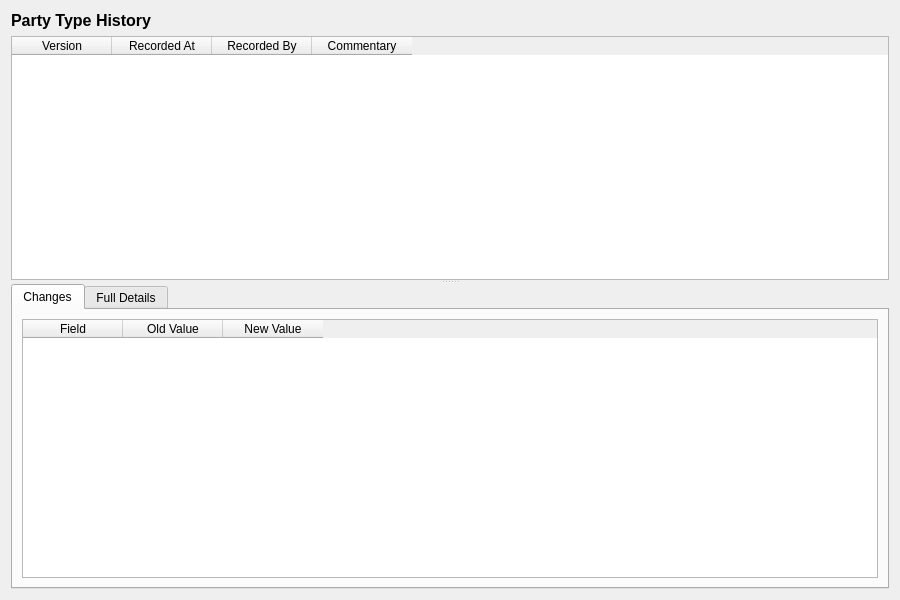
<?xml version="1.0" encoding="UTF-8"?>
<ui version="4.0">
 <class>PartyTypeHistoryDialog</class>
 <widget class="QWidget" name="PartyTypeHistoryDialog">
  <property name="geometry">
   <rect>
    <x>0</x>
    <y>0</y>
    <width>900</width>
    <height>600</height>
   </rect>
  </property>
  <property name="windowTitle">
   <string>Party Type History</string>
  </property>
  <layout class="QVBoxLayout" name="verticalLayout">
   <item>
    <widget class="QLabel" name="titleLabel">
     <property name="font">
      <font>
       <pointsize>12</pointsize>
       <bold>true</bold>
      </font>
     </property>
     <property name="text">
      <string>Party Type History</string>
     </property>
    </widget>
   </item>
   <item>
    <widget class="QSplitter" name="splitter">
     <property name="orientation">
      <enum>Qt::Vertical</enum>
     </property>
     <widget class="QTableWidget" name="versionListWidget">
      <property name="minimumHeight">
       <number>150</number>
      </property>
      <property name="maximumHeight">
       <number>250</number>
      </property>
      <property name="alternatingRowColors">
       <bool>true</bool>
      </property>
      <property name="editTriggers">
       <set>QAbstractItemView::NoEditTriggers</set>
      </property>
      <property name="selectionMode">
       <enum>QAbstractItemView::SingleSelection</enum>
      </property>
      <property name="selectionBehavior">
       <enum>QAbstractItemView::SelectRows</enum>
      </property>
      <column>
       <property name="text">
        <string>Version</string>
       </property>
      </column>
      <column>
       <property name="text">
        <string>Recorded At</string>
       </property>
      </column>
      <column>
       <property name="text">
        <string>Recorded By</string>
       </property>
      </column>
      <column>
       <property name="text">
        <string>Commentary</string>
       </property>
      </column>
     </widget>
     <widget class="QWidget" name="detailWidget">
      <layout class="QVBoxLayout" name="detailLayout">
       <property name="leftMargin">
        <number>0</number>
       </property>
       <property name="topMargin">
        <number>0</number>
       </property>
       <property name="rightMargin">
        <number>0</number>
       </property>
       <property name="bottomMargin">
        <number>0</number>
       </property>
       <item>
        <widget class="QTabWidget" name="tabWidget">
         <property name="currentIndex">
          <number>0</number>
         </property>
         <widget class="QWidget" name="changesTab">
          <attribute name="title">
           <string>Changes</string>
          </attribute>
          <layout class="QVBoxLayout" name="changesTabLayout">
           <item>
            <widget class="QTableWidget" name="changesTableWidget">
             <property name="editTriggers">
              <set>QAbstractItemView::NoEditTriggers</set>
             </property>
             <property name="alternatingRowColors">
              <bool>true</bool>
             </property>
             <property name="selectionMode">
              <enum>QAbstractItemView::SingleSelection</enum>
             </property>
             <property name="selectionBehavior">
              <enum>QAbstractItemView::SelectRows</enum>
             </property>
             <column>
              <property name="text">
               <string>Field</string>
              </property>
             </column>
             <column>
              <property name="text">
               <string>Old Value</string>
              </property>
             </column>
             <column>
              <property name="text">
               <string>New Value</string>
              </property>
             </column>
            </widget>
           </item>
          </layout>
         </widget>
         <widget class="QWidget" name="fullDetailsTab">
          <attribute name="title">
           <string>Full Details</string>
          </attribute>
          <layout class="QVBoxLayout" name="fullDetailsTabLayout">
           <item>
            <widget class="QScrollArea" name="scrollArea">
             <property name="widgetResizable">
              <bool>true</bool>
             </property>
             <widget class="QWidget" name="scrollAreaWidgetContents">
              <property name="geometry">
               <rect>
                <x>0</x>
                <y>0</y>
                <width>560</width>
                <height>450</height>
               </rect>
              </property>
              <layout class="QFormLayout" name="formLayout">
               <item row="0" column="0">
                <widget class="QLabel" name="codeValueLabel">
                 <property name="text">
                  <string>Code:</string>
                 </property>
                </widget>
               </item>
               <item row="0" column="1">
                <widget class="QLabel" name="codeValue">
                 <property name="text">
                  <string/>
                 </property>
                </widget>
               </item>
               <item row="1" column="0">
                <widget class="QLabel" name="nameValueLabel">
                 <property name="text">
                  <string>Name:</string>
                 </property>
                </widget>
               </item>
               <item row="1" column="1">
                <widget class="QLabel" name="nameValue">
                 <property name="text">
                  <string/>
                 </property>
                </widget>
               </item>
               <item row="2" column="0">
                <widget class="QLabel" name="descriptionValueLabel">
                 <property name="text">
                  <string>Description:</string>
                 </property>
                </widget>
               </item>
               <item row="2" column="1">
                <widget class="QLabel" name="descriptionValue">
                 <property name="text">
                  <string/>
                 </property>
                 <property name="wordWrap">
                  <bool>true</bool>
                 </property>
                </widget>
               </item>
               <item row="3" column="0">
                <widget class="QLabel" name="versionNumberLabel">
                 <property name="text">
                  <string>Version:</string>
                 </property>
                </widget>
               </item>
               <item row="3" column="1">
                <widget class="QLabel" name="versionNumberValue">
                 <property name="text">
                  <string/>
                 </property>
                </widget>
               </item>
               <item row="4" column="0">
                <widget class="QLabel" name="recordedByLabel">
                 <property name="text">
                  <string>Recorded By:</string>
                 </property>
                </widget>
               </item>
               <item row="4" column="1">
                <widget class="QLabel" name="recordedByValue">
                 <property name="text">
                  <string/>
                 </property>
                </widget>
               </item>
               <item row="5" column="0">
                <widget class="QLabel" name="recordedAtLabel">
                 <property name="text">
                  <string>Recorded At:</string>
                 </property>
                </widget>
               </item>
               <item row="5" column="1">
                <widget class="QLabel" name="recordedAtValue">
                 <property name="text">
                  <string/>
                 </property>
                </widget>
               </item>
               <item row="6" column="0">
                <widget class="QLabel" name="changeCommentaryLabel">
                 <property name="text">
                  <string>Change Commentary:</string>
                 </property>
                </widget>
               </item>
               <item row="6" column="1">
                <widget class="QLabel" name="changeCommentaryValue">
                 <property name="text">
                  <string/>
                 </property>
                 <property name="wordWrap">
                  <bool>true</bool>
                 </property>
                </widget>
               </item>
              </layout>
             </widget>
            </widget>
           </item>
          </layout>
         </widget>
        </widget>
       </item>
      </layout>
     </widget>
    </widget>
   </item>
  </layout>
 </widget>
 <resources/>
 <connections/>
</ui>
